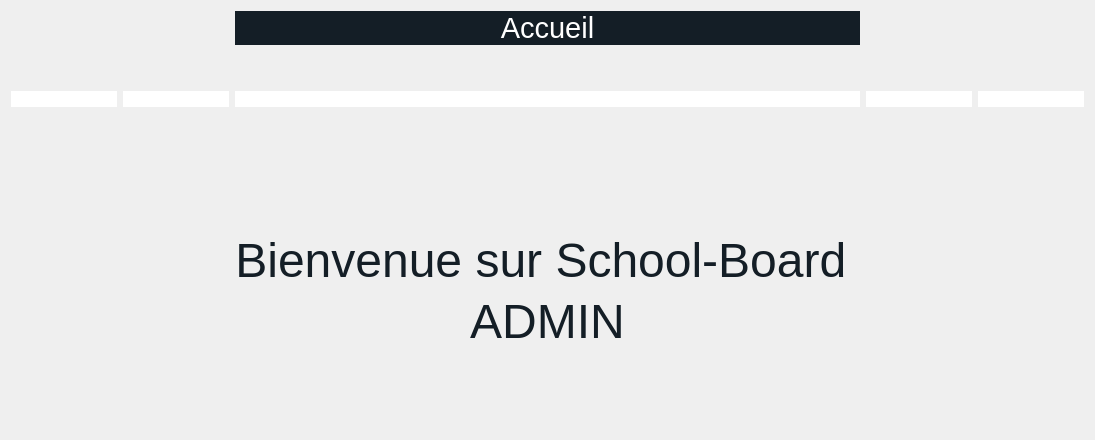
        <widget class="QWidget" name="acceuil">
         <layout class="QGridLayout" name="gridLayout_39">
          <item row="2" column="4">
           <widget class="QLineEdit" name="lineEdit_70">
            <property name="styleSheet">
             <string notr="true">border:none;</string>
            </property>
           </widget>
          </item>
          <item row="2" column="1">
           <widget class="QLineEdit" name="lineEdit_74">
            <property name="styleSheet">
             <string notr="true">border:none;</string>
            </property>
           </widget>
          </item>
          <item row="2" column="3">
           <widget class="QLineEdit" name="lineEdit_76">
            <property name="styleSheet">
             <string notr="true">border:none;</string>
            </property>
           </widget>
          </item>
          <item row="1" column="2">
           <spacer name="verticalSpacer_86">
            <property name="orientation">
             <enum>Qt::Vertical</enum>
            </property>
            <property name="sizeType">
             <enum>QSizePolicy::Fixed</enum>
            </property>
            <property name="sizeHint" stdset="0">
             <size>
              <width>20</width>
              <height>40</height>
             </size>
            </property>
           </spacer>
          </item>
          <item row="10" column="2">
           <spacer name="verticalSpacer_87">
            <property name="orientation">
             <enum>Qt::Vertical</enum>
            </property>
            <property name="sizeHint" stdset="0">
             <size>
              <width>20</width>
              <height>40</height>
             </size>
            </property>
           </spacer>
          </item>
          <item row="5" column="2">
           <spacer name="verticalSpacer_124">
            <property name="orientation">
             <enum>Qt::Vertical</enum>
            </property>
            <property name="sizeType">
             <enum>QSizePolicy::Fixed</enum>
            </property>
            <property name="sizeHint" stdset="0">
             <size>
              <width>20</width>
              <height>40</height>
             </size>
            </property>
           </spacer>
          </item>
          <item row="7" column="2">
           <widget class="QLabel" name="label_21">
            <property name="styleSheet">
             <string notr="true">font: 8pt &quot;Century Gothic&quot;;</string>
            </property>
            <property name="text">
             <string>&lt;html&gt;&lt;head/&gt;&lt;body&gt;&lt;p align=&quot;center&quot;&gt;&lt;span style=&quot; font-size:36pt; color:#141e26;&quot;&gt;ADMIN&lt;/span&gt;&lt;/p&gt;&lt;/body&gt;&lt;/html&gt;</string>
            </property>
           </widget>
          </item>
          <item row="4" column="2">
           <spacer name="verticalSpacer_90">
            <property name="orientation">
             <enum>Qt::Vertical</enum>
            </property>
            <property name="sizeType">
             <enum>QSizePolicy::Fixed</enum>
            </property>
            <property name="sizeHint" stdset="0">
             <size>
              <width>20</width>
              <height>40</height>
             </size>
            </property>
           </spacer>
          </item>
          <item row="6" column="2">
           <widget class="QLabel" name="label_20">
            <property name="styleSheet">
             <string notr="true">font: 8pt &quot;Century Gothic&quot;;</string>
            </property>
            <property name="text">
             <string>&lt;html&gt;&lt;head/&gt;&lt;body&gt;&lt;p align=&quot;center&quot;&gt;&lt;span style=&quot; font-size:36pt; color:#141e26;&quot;&gt;Bienvenue sur School-Board &lt;/span&gt;&lt;/p&gt;&lt;/body&gt;&lt;/html&gt;</string>
            </property>
           </widget>
          </item>
          <item row="3" column="2">
           <spacer name="verticalSpacer_88">
            <property name="orientation">
             <enum>Qt::Vertical</enum>
            </property>
            <property name="sizeType">
             <enum>QSizePolicy::Fixed</enum>
            </property>
            <property name="sizeHint" stdset="0">
             <size>
              <width>20</width>
              <height>40</height>
             </size>
            </property>
           </spacer>
          </item>
          <item row="2" column="0">
           <widget class="QLineEdit" name="lineEdit_69">
            <property name="styleSheet">
             <string notr="true">border:none;</string>
            </property>
           </widget>
          </item>
          <item row="8" column="2">
           <spacer name="verticalSpacer_125">
            <property name="orientation">
             <enum>Qt::Vertical</enum>
            </property>
            <property name="sizeType">
             <enum>QSizePolicy::Fixed</enum>
            </property>
            <property name="sizeHint" stdset="0">
             <size>
              <width>20</width>
              <height>40</height>
             </size>
            </property>
           </spacer>
          </item>
          <item row="2" column="2">
           <widget class="QLineEdit" name="lineEdit_67">
            <property name="styleSheet">
             <string notr="true">border:none;</string>
            </property>
           </widget>
          </item>
          <item row="0" column="2">
           <widget class="QLabel" name="label_22">
            <property name="styleSheet">
             <string notr="true">background-color:rgb(20,30,38);
font: 8pt &quot;Century Gothic&quot;;</string>
            </property>
            <property name="text">
             <string>&lt;html&gt;&lt;head/&gt;&lt;body&gt;&lt;p align=&quot;center&quot;&gt;&lt;span style=&quot; font-size:22pt; color:#ffffff;&quot;&gt;Accueil&lt;/span&gt;&lt;/p&gt;&lt;/body&gt;&lt;/html&gt;</string>
            </property>
           </widget>
          </item>
         </layout>
        </widget>
